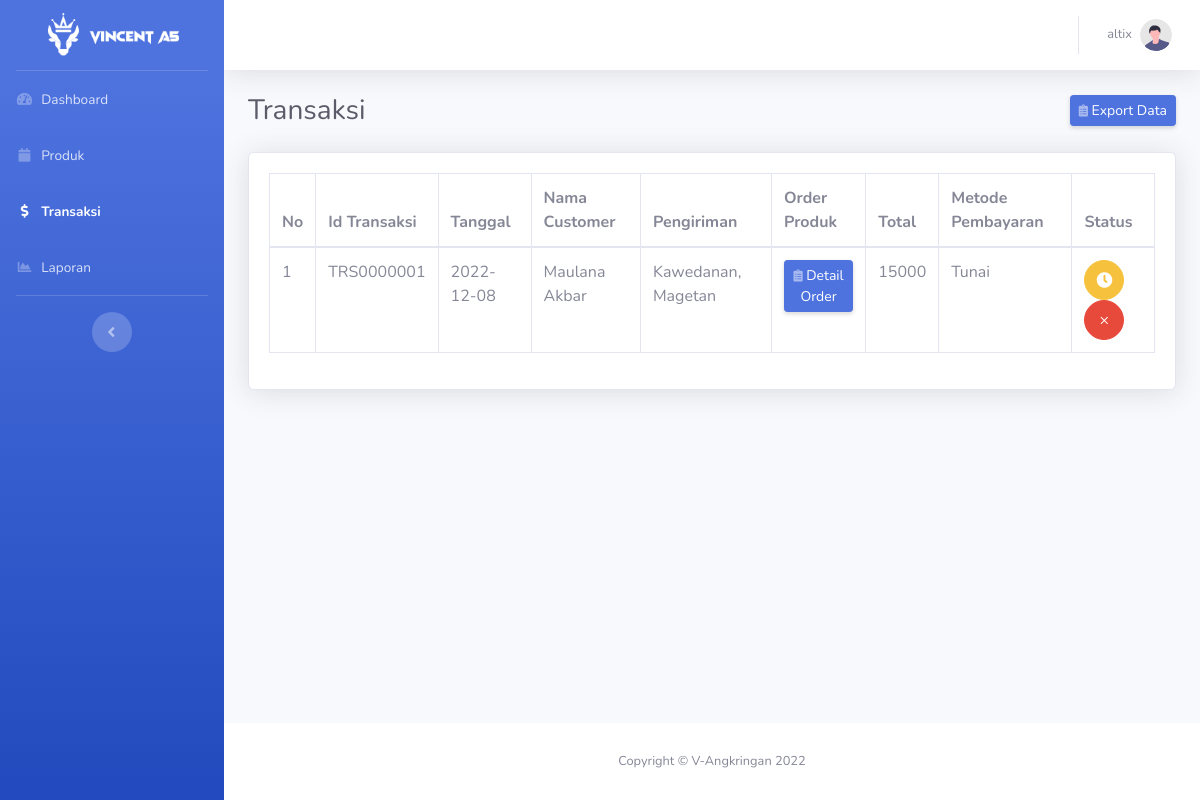
Page /admin/transaksi.php (signed in) on the earlier database version.
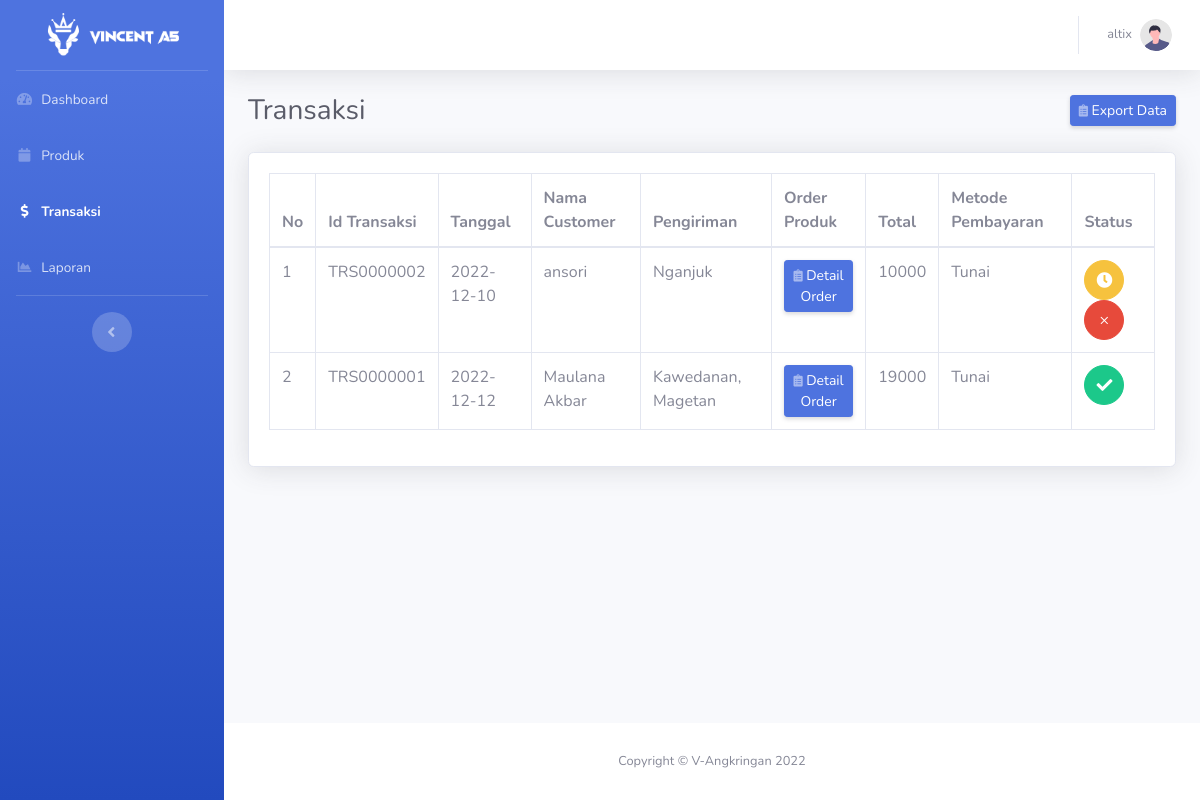
Same page on the later database version.
### tables this page shows
CREATE TABLE `transaksi` (
  `id_transaksi` char(10) NOT NULL,
  `username` varchar(30) NOT NULL,
  `subtotal` bigint(15) DEFAULT NULL,
  `pengiriman` varchar(150) DEFAULT NULL,
  `metode` enum('Tunai','COD','Transfer') DEFAULT NULL,
  `status` enum('0','1','2') DEFAULT NULL,
  `catatan` text DEFAULT NULL,
  `tanggal_transaksi` date NOT NULL DEFAULT current_timestamp()
);

CREATE TABLE `user` (
  `username` varchar(30) NOT NULL,
  `email` varchar(30) DEFAULT NULL,
  `password` varchar(20) NOT NULL,
  `nama_lengkap` varchar(30) NOT NULL,
  `no_hp` bigint(13) NOT NULL,
  `alamat` varchar(100) NOT NULL,
  `level` enum('admin','pelanggan','''') DEFAULT NULL
);

### admin/transaksi.php (the view, shortened to what this page needs)
<?php
require ('..\koneksi.php');
?>
<!DOCTYPE html>
<html lang="en">
<head>
    <link href="vendor/fontawesome-free/css/all.min.css" rel="stylesheet" type="text/css">
    <link href="css/sb-admin-2.min.css" rel="stylesheet">
</head>
<body id="page-top">
    <div id="wrapper">
        <ul class="navbar-nav bg-gradient-primary sidebar sidebar-dark accordion" id="accordionSidebar">
            <a class="sidebar-brand d-flex align-items-center justify-content-center" href="index.php">
                <div class="sidebar-brand-icon">
                    <img src="..\assets\gambar\a5-img.png" style="width:70%">
                </div>
            </a>
            <hr class="sidebar-divider my-0">
            <li class="nav-item">
                <a class="nav-link" href="index.php">
                    <i class="fas fa-fw fa-tachometer-alt"></i>
                    <span>Dashboard</span></a>
            </li>
            <li class="nav-item">
                <a class="nav-link" href="produk.php">
                    <i class="fas fa-fw fa-calendar"></i>
                    <span>Produk</span></a>
            </li>
            <li class="nav-item active">
                <a class="nav-link" href="transaksi.php">
                    <i class="fas fa-fw fa-dollar-sign"></i>
                    <span>Transaksi</span></a>
            </li>
                        <li class="nav-item">
                <a class="nav-link" href="laporan.php">
                    <i class="fas fa-fw fa-chart-area"></i>
                    <span>Laporan</span></a>
            </li>
            <hr class="sidebar-divider d-none d-md-block">
            <div class="text-center d-none d-md-inline">
                <button class="rounded-circle border-0" id="sidebarToggle"></button>
            </div>
        </ul>
        <div id="content-wrapper" class="d-flex flex-column">
            <div id="content">
                <nav class="navbar navbar-expand navbar-light bg-white topbar mb-4 static-top shadow">
                    <ul class="navbar-nav ml-auto">
                        <li class="nav-item dropdown no-arrow">
                            <a class="nav-link dropdown-toggle" href="#" id="userDropdown" role="button"
                                data-toggle="dropdown" aria-haspopup="true" aria-expanded="false">
                                <span class="mr-2 d-none d-lg-inline text-gray-600 small"><?php echo $_SESSION['ses'] ?></span>
                                <img class="img-profile rounded-circle"
                                    src="img/undraw_profile.svg">
                            </a>
                        </li>
                    </ul>
                </nav>
                <div class="container-fluid">
                    <div class="d-sm-flex align-items-center justify-content-between mb-4">
                        <h1 class="h3 mb-0 text-gray-800">Transaksi</h1> <a href="export-data-transaksi.php" class="d-none d-sm-inline-block btn btn-sm btn-primary shadow-sm"><i class="fas fa-clipboard-list fa-sm text-white-50"></i> Export Data</a>
                    </div>
                    <div class="card shadow mb-4">
                        <div class="card-body">
                            <div class="table-responsive">
                                <table class="table table-bordered" id="dataTable" width="100%" cellspacing="0">
                                    <thead>
                                        <tr>
                                            <th>No</th>
                                            <th>Id Transaksi</th>
                                            <th>Tanggal</th>
                                            <th>Nama Customer</th>
                                            <th>Pengiriman</th>
                                            <th>Order Produk</th>
                                            <th>Total</th>
                                            <th>Metode Pembayaran</th>
                                            <th>Status</th>
                                        </tr>
                                    </thead>
                                    <tbody>
                            <?php
                            $query = "SELECT id_transaksi as id, tanggal_transaksi as tanggal,nama_lengkap as nama, subtotal as total, user.alamat as alamat, transaksi.metode as metode, transaksi.status as status FROM transaksi JOIN user ON transaksi.username = user.username order by transaksi.id_transaksi desc;";
                            $result = mysqli_query($koneksi, $query);
                            $no1 = 1;
                            while ($row = mysqli_fetch_array($result)) {
                                $idtransaksi = $row['id'];
                                $tgltransaksi = $row['tanggal'];
                                $namalengkap = $row['nama'];
                                $alamat = $row['alamat'];
                                $totalbayar = $row['total'];
                                $status = $row['status'];
                                $metode = $row['metode'];
                                ?>
                            <tr>
                                <td><?php echo $no1; ?></td>
                                <td><?php echo $idtransaksi; ?></td>
                                <td><?php echo $tgltransaksi; ?></td>
                                <td><?php echo $namalengkap; ?></td>
                                <td><?php echo $alamat; ?></td>
                                <td><a class="d-none d-sm-inline-block btn btn-sm btn-primary shadow-sm" title="Detail Order" href="" data-toggle="modal" data-target="#myorder<?php echo $row['id']; ?>"><i class="fas fa-clipboard-list fa-sm text-white-50"></i> Detail Order</a></a>
                            </td>
                                <td><?php echo $totalbayar; ?></td>
                                <td><?php echo $metode; ?></td>
                                <td>
                                <?php
                                    if($status=="0") {
                                        echo "<a class='btn btn-warning btn-circle' title='Transaksi sedang Diproses' href='proses-trans.php?id=$idtransaksi'><i class='fas fa-clock'></i></a>";
                                        echo "<a class='btn btn-danger btn-circle' title='Batalkan Transaksi' href='#' data-toggle='modal' data-target='#cancelorder'>&times;</a>";
                                    }
                                    elseif ($status=="1") {
                                        echo "<a class='btn btn-success btn-circle' title='Transaksi Selesai' href='#'><i class='fas fa-check'></i></a>";
                                    } else {
                                        echo "<a class='btn btn-danger btn-circle' title='Transaksi Dibatalkan' href='#'>&times;</a>";
                                    }
                                    ?>
                                </td>
                            </tr>
                            <?php
                            $no1++;
                            } ?>
                                    </tbody>
                                </table>
                            </div>
                        </div>
                    </div>
                </div>
            </div>
            <footer class="sticky-footer bg-white">
                <div class="container my-auto">
                    <div class="copyright text-center my-auto">
                        <span>Copyright &copy; V-Angkringan <?php echo date('Y'); ?></span>
                    </div>
                </div>
            </footer>
        </div>
    </div>
</body>
</html>

Differences in the rows shown:
added transaksi: id_transaksi "TRS0000002", tanggal_transaksi "2022-12-10", username.nama_lengkap "ansori", username.alamat "Nganjuk", subtotal "10000", metode "Tunai"
changed transaksi "TRS0000001": tanggal_transaksi "2022-12-08" → "2022-12-12"; subtotal "15000" → "19000"; no longer shows "×"
